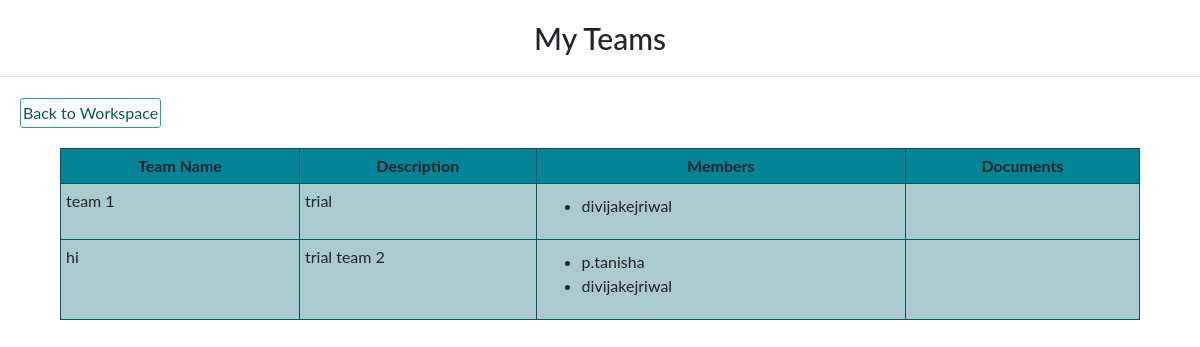
/workspace/my_teams/ (signed in), run on an earlier commit of the app's database.
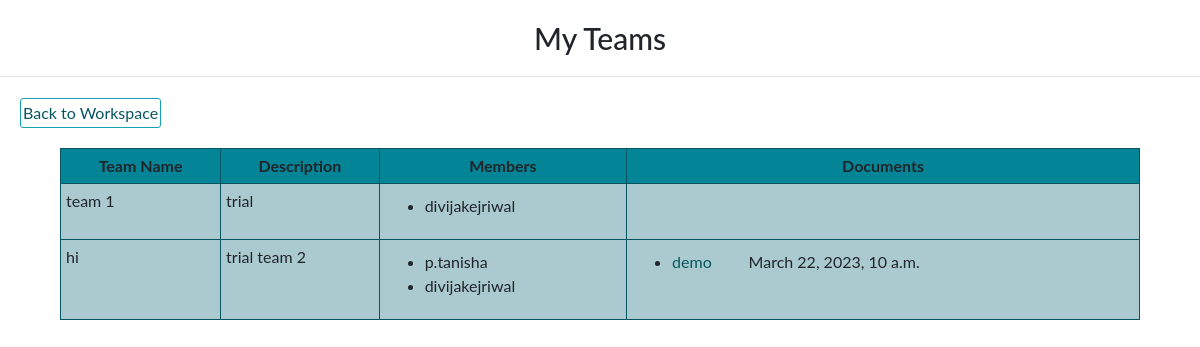
And on a later commit of the database.
### workspace/models.py (models this page shows)
class Team(models.Model):
    name = models.CharField(max_length=100)
    description = models.TextField()
    members = models.ManyToManyField(User, related_name='teams')

class File(models.Model):
    name = models.CharField(max_length=255)
    description = models.TextField(blank=True)
    file = models.FileField(upload_to='files/')
    team = models.ForeignKey(Team, on_delete=models.CASCADE, related_name='files',null = True)
    uploaded_by = models.ForeignKey(User, on_delete=models.CASCADE, related_name='uploaded_files')
    uploaded_at = models.DateTimeField(auto_now_add=True)

### workspace/views.py (the view)
# urls.py: path('my_teams/', team_detail, name='team_list'),
@login_required
def team_detail(request):
    user=request.user
    teams=user.teams.all()
    return render(request,'workspace/team_detail.html', {'teams':teams})

### templates/workspace/team_detail.html
{% extends 'workspace/base.html' %}
{% block title %}
	My Teams
{% endblock %}
{% block content %}
<div class="clearfix">
	<a class="btn btn-info left" href="{% url 'workhome' %}"> Back to Workspace </a>
</div>
	{% if teams %}
	<table class="table">
		<tr><th>Team Name</th>
			<th>Description</th>
			<th>Members</th>
			<th>Documents</th></tr>
		{% for team in teams %}
			<tr><td>{{ team.name }}</td>
				<td>{{ team.description }}</td>
				<td><ul>
					{% for member in team.members.all %}
						<li>{{ member.username }}</li>
					{% endfor %}
				</ul></td>
				<td><ul>
					{% for doc in team.files.all %}
						<li>
							<a href="{{file.file.url}}">{{doc.name}}</a> &nbsp;&nbsp;&nbsp; {{doc.uplaoded_by.username}} &nbsp;&nbsp;&nbsp; {{doc.uploaded_at}}
						</li>
				    {% endfor %}
				</ul></td>
			</tr>
		{% endfor %}
	</table>
	{% else %}
		<p>You are not a member of any team.</p>
	{% endif %}
{% endblock %}

What changed in the data, as far as the page shows it:
added File: name "demo", uploaded_at "March 22, 2023, 10 a.m.", shown under Team "hi"
